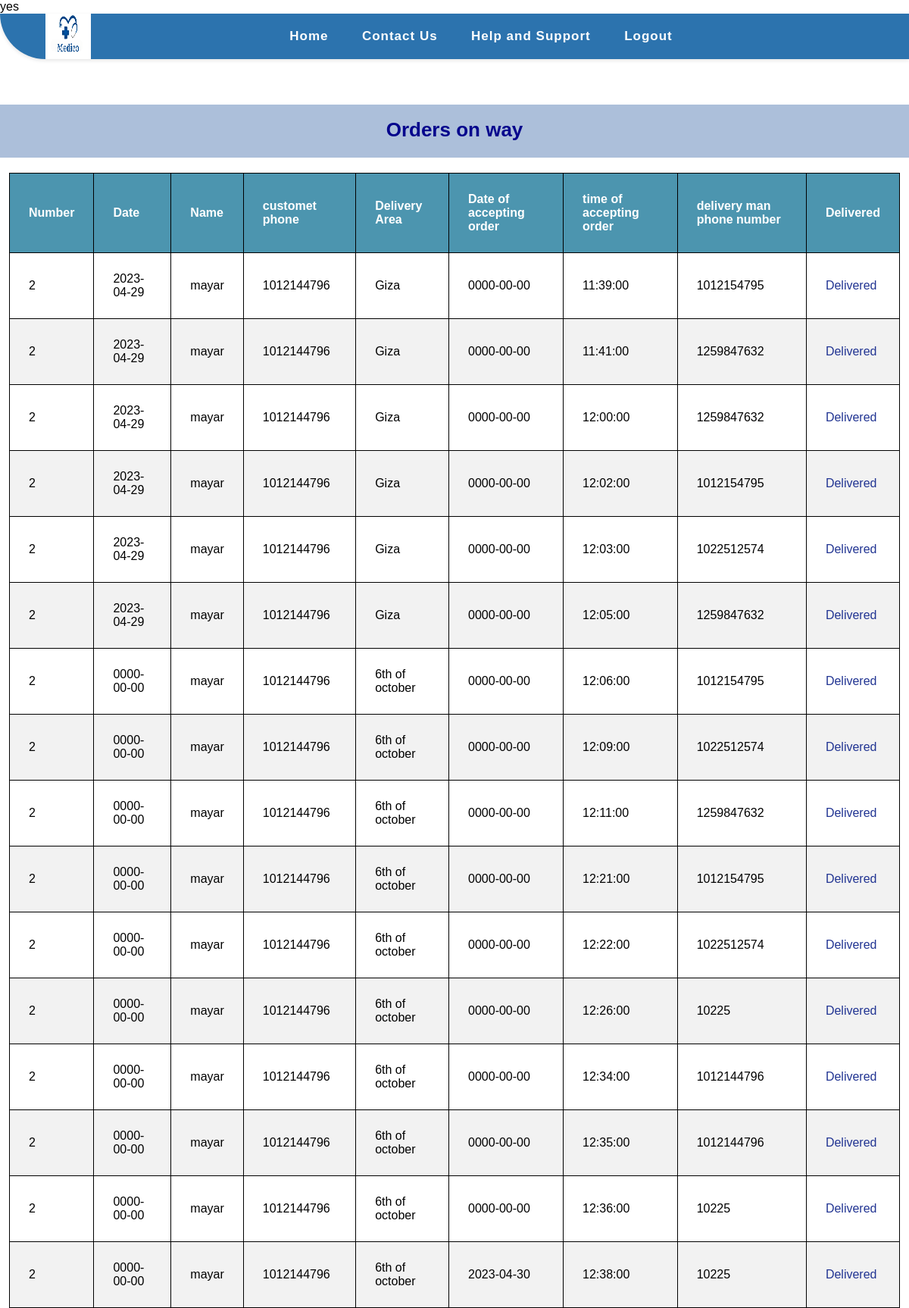
Screenshot of /order_on_way.php (signed in) with the database file from the repository.
### tables this page shows
CREATE TABLE `orders` (
  `id` int(11) NOT NULL,
  `pharmacy_id` int(11) NOT NULL,
  `opatient_id` int(11) NOT NULL,
  `ord_id` int(11) NOT NULL,
  `order_date` date NOT NULL,
  `order_time` time NOT NULL,
  `patient_address` varchar(255) NOT NULL,
  `prescription` mediumtext NOT NULL,
  `message` varchar(255) NOT NULL,
  `dtime` time NOT NULL,
  `dday` date NOT NULL,
  `dphone` int(11) NOT NULL,
  `date_of_accept` date NOT NULL,
  `time_of_accept` time NOT NULL
);

CREATE TABLE `patient` (
  `id` int(11) NOT NULL,
  `first_name` varchar(255) NOT NULL,
  `last_name` varchar(255) NOT NULL,
  `gender` varchar(255) NOT NULL,
  `occupation` varchar(255) NOT NULL,
  `marital_status` varchar(255) NOT NULL,
  `email` varchar(255) NOT NULL,
  `allergies` varchar(255) NOT NULL,
  `blood_type` varchar(255) NOT NULL,
  `age` int(11) NOT NULL,
  `phone` int(11) NOT NULL,
  `emergency_contact` int(11) NOT NULL,
  `address` varchar(255) NOT NULL,
  `password` int(11) NOT NULL
);

### order_on_way.php (the view, shortened to what this page needs)
<?php
include "shared/conn.php";
if (isset($_SESSION['pharmacy'])) {
    $select = "SELECT * FROM `orders` JOIN `patient` ON
    orders.opatient_id = patient.id";
    $sel = mysqli_query($connect , $select);
    ?>
<!DOCTYPE html>
<html lang="en">
<head>
    <link rel="stylesheet" href="CSS/footer.css">
    <link rel="stylesheet" href="CSS/pharmacy's view.css">
</head>
<body>
    <nav>
        <div class="logo">
            <a href="#"><img src="Images/medico.png" alt="Medico Logo"></a>
        </div>
        <ul class="nav-links">
            <li><a href="index.php">Home</a></li>
            <li><a href="#">Contact Us</a></li>
            <li><a href="#">Help and Support</a></li>
            <li><a href="home.html">Logout</a></li>
        </ul>
    </nav>
    <h1 class="h1_text" id="Requests">Orders on way</h1>
    <table>
        <thead>
            <tr>
                <th>Number</th>
                <th>Date</th>
                <th>Name</th>
                <th>customet phone</th>
                <th>Delivery Area</th>
                <th>Date of accepting order</th>
                <th>time of accepting order</th>
                <th>delivery man phone number</th>
                <th>Delivered</th>
            </tr>
        </thead>
        <tbody>
            <?php foreach($sel as $s){ ?>
            <tr>
                <td><?php echo $s['id']; ?></td>
                <td><?php echo $s['order_date']; ?></td>
                <td><?php echo $s['first_name']; ?></td>
                <td><?php echo $s['phone']; ?></td>
                <td><?php echo $s['patient_address']; ?></td>
                <td><?php echo $s['date_of_accept']; ?></td>
                <td><?php echo $s['time_of_accept']; ?></td>
                <td><?php echo $s['dphone']; ?></td>
                <td><a href="#">Delivered</a></td>
            </tr>
            <?php } ?>
        </tbody>
    </table>
    <?php }?>
</body>
</html>

### CSS/footer.css (style rules this page uses)
body { min-height: 100vh; }
a { color: #223593; text-decoration: none; }

### CSS/pharmacy's view.css (style rules this page uses)
* { padding: 0; margin: 0; box-sizing: border-box; font-family: 'Poppins', sans-serif; }
nav { display: flex; justify-content: space-between; align-items: center; background-color: #2c73ae; height: 60px; padding: 0 50px; box-shadow: 0px 2px 5px rgba(0, 0, 0, 0.1); border-bottom-left-radius: 60px; }
.logo { width: 60px; height: 60px; margin-left: 10px; }
.logo img { width: 100%; height: 100%; }
.nav-links { display: flex; justify-content: space-around; width: 50%; }
.nav-links li { list-style: none; }
.nav-links a { color: #ffffff; text-decoration: none; font-weight: bold; font-size: 17px; letter-spacing: 1px; }
.nav-links li { opacity: 1; transition: opacity 0.5s ease-in-out; margin: 10px 0; }
.h1_text { text-align: center; color: rgb(4, 4, 140); font-size: 26px; padding-top: 18px; font-weight: bold; margin-top: 60px; margin-bottom: 20px; background-color: #295aa063; height: 70px; }
table { border-collapse: collapse; width: 98%; margin: auto; }
th, td { text-align: left; padding: 25px; border: 1px solid black; }
th { background-color: #4c95af; color: white; }
tr:nth-child(even) { background-color: #f2f2f2; }

### rows the page displays
orders: opatient "2", order_date "2023-04-29", opatient.first_name "mayar", opatient.phone "1012144796", patient_address "Giza", date_of_accept "0000-00-00", time_of_accept "11:39:00", dphone "1012154795"
orders: opatient "2", order_date "2023-04-29", opatient.first_name "mayar", opatient.phone "1012144796", patient_address "Giza", date_of_accept "0000-00-00", time_of_accept "11:41:00", dphone "1259847632"
orders: opatient "2", order_date "2023-04-29", opatient.first_name "mayar", opatient.phone "1012144796", patient_address "Giza", date_of_accept "0000-00-00", time_of_accept "12:00:00", dphone "1259847632"
orders: opatient "2", order_date "2023-04-29", opatient.first_name "mayar", opatient.phone "1012144796", patient_address "Giza", date_of_accept "0000-00-00", time_of_accept "12:02:00", dphone "1012154795"
orders: opatient "2", order_date "2023-04-29", opatient.first_name "mayar", opatient.phone "1012144796", patient_address "Giza", date_of_accept "0000-00-00", time_of_accept "12:03:00", dphone "1022512574"
orders: opatient "2", order_date "2023-04-29", opatient.first_name "mayar", opatient.phone "1012144796", patient_address "Giza", date_of_accept "0000-00-00", time_of_accept "12:05:00", dphone "1259847632"
orders: opatient "2", order_date "0000-00-00", opatient.first_name "mayar", opatient.phone "1012144796", patient_address "6th of october", date_of_accept "0000-00-00", time_of_accept "12:06:00", dphone "1012154795"
orders: opatient "2", order_date "0000-00-00", opatient.first_name "mayar", opatient.phone "1012144796", patient_address "6th of october", date_of_accept "0000-00-00", time_of_accept "12:09:00", dphone "1022512574"
orders: opatient "2", order_date "0000-00-00", opatient.first_name "mayar", opatient.phone "1012144796", patient_address "6th of october", date_of_accept "0000-00-00", time_of_accept "12:11:00", dphone "1259847632"
orders: opatient "2", order_date "0000-00-00", opatient.first_name "mayar", opatient.phone "1012144796", patient_address "6th of october", date_of_accept "0000-00-00", time_of_accept "12:21:00", dphone "1012154795"
orders: opatient "2", order_date "0000-00-00", opatient.first_name "mayar", opatient.phone "1012144796", patient_address "6th of october", date_of_accept "0000-00-00", time_of_accept "12:22:00", dphone "1022512574"
orders: opatient "2", order_date "0000-00-00", opatient.first_name "mayar", opatient.phone "1012144796", patient_address "6th of october", date_of_accept "0000-00-00", time_of_accept "12:26:00", dphone "10225"
orders: opatient "2", order_date "0000-00-00", opatient.first_name "mayar", opatient.phone "1012144796", patient_address "6th of october", date_of_accept "0000-00-00", time_of_accept "12:34:00", dphone "1012144796"
orders: opatient "2", order_date "0000-00-00", opatient.first_name "mayar", opatient.phone "1012144796", patient_address "6th of october", date_of_accept "0000-00-00", time_of_accept "12:35:00", dphone "1012144796"
orders: opatient "2", order_date "0000-00-00", opatient.first_name "mayar", opatient.phone "1012144796", patient_address "6th of october", date_of_accept "0000-00-00", time_of_accept "12:36:00", dphone "10225"
orders: opatient "2", order_date "0000-00-00", opatient.first_name "mayar", opatient.phone "1012144796", patient_address "6th of october", date_of_accept "2023-04-30", time_of_accept "12:38:00", dphone "10225"
